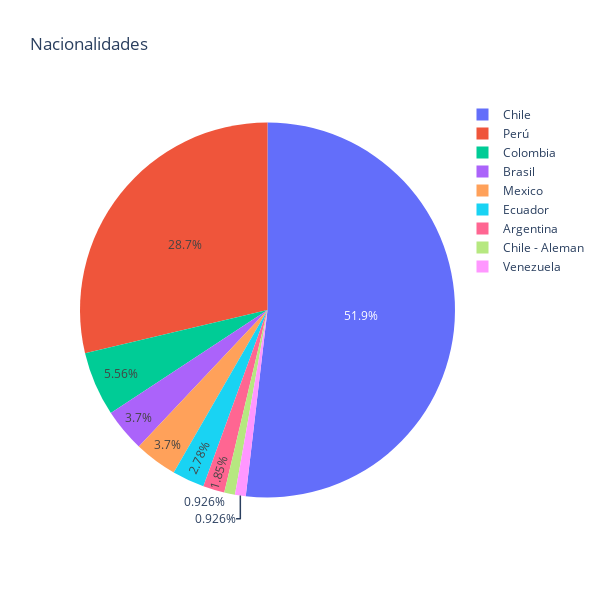

Write notebook code for a chart like this one.
### Markdown cell above
Ciertamente hay gente de muchas partes distintas. Pero el lugar de la institución no necesariamente se condice con la nacionalidad de sus estudiantes **¿Cual es la distribución de nacionalidades en la escuela, entonces?**. Acá no hay muchas sorpresas: mitad Chile, mitad resto del mundo. La cantidad de peruanos, eso sí, creció sustancialmente con respecto al año anterior, siendo màs de un cuarto de los estudiantes totales. De Brasil llegaron menos que el año pasado, así que a nos toca aprender portugués para atraer a estudiantes de esas latitudes.

### Code cell
nac = data.loc[(data["Pagado"]!="No") & (data["Pagado"]!="No Inscrito")].value_counts("Nacionalidad")
#Alumnos Por Nacionalidad
nac = nac.to_frame(name = "Pop")
nac.reset_index(level=0, inplace=True)
fig1 = px.pie(nac, values='Pop', names='Nacionalidad', title = "Nacionalidades",width=600, height=600)
fig1

### Figure 1 — Plotly figure (JSON) as saved in the notebook; plotly's stock layout.template omitted (floating-point values rounded to 4 significant figures)
{"data": [{"domain": {"x": [0, 1], "y": [0, 1]}, "hovertemplate": "Nacionalidad=%{label}<br>Pop=%{value}<extra></extra>", "labels": ["Chile", "Perú", "Colombia", "Brasil", "Mexico", "Ecuador", "Argentina", "Chile - Aleman", "Venezuela"], "legendgroup": "", "name": "", "showlegend": true, "type": "pie", "values": [56, 31, 6, 4, 4, 3, 2, 1, 1]}], "layout": {"height": 600, "legend": {"tracegroupgap": 0}, "title": {"text": "Nacionalidades"}, "width": 600}}
